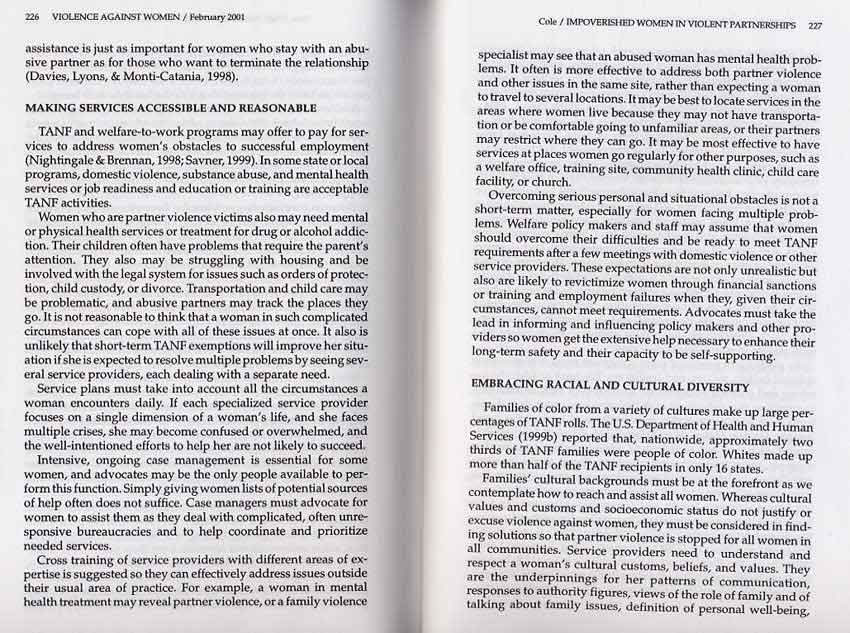
#> input picture TestImages/textscan.jpg, 850 x 633 px, found by its file name
$ python 'Testing Edge Detection.py'
#> lines starting #> are read from the running program, lines starting #| are printed output that depends on the picture; after the words box and inside, x2 and y2 are one past the last pixel; in counts of white or black regions, pixels touching at a corner belong together
__author__ = 'huangb3'
import cv2
import numpy as np

img1 = cv2.imread("TestImages/textscan.jpg")
#> img1 is the input picture: shape (633, 850, 3); mean B, G, R 203.3, 200.5, 202.3
#kernel = cv2.getStructuringElement(cv2.MORPH_CLOSE, (11, 11))

grayImg = cv2.cvtColor(img1, cv2.COLOR_BGR2GRAY)
kernel = np.ones((11,11),np.uint8)
grayImg = cv2.GaussianBlur(grayImg, (11, 11), 1)
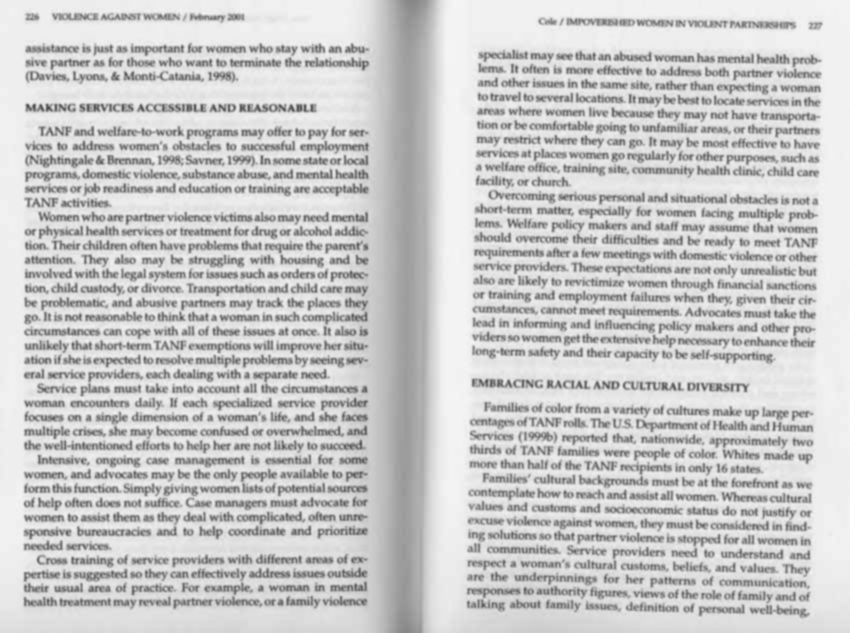
#> grayImg: shape (633, 850); min 74, max 246, mean 201.4
grayImg = cv2.erode(grayImg, kernel, iterations=1)
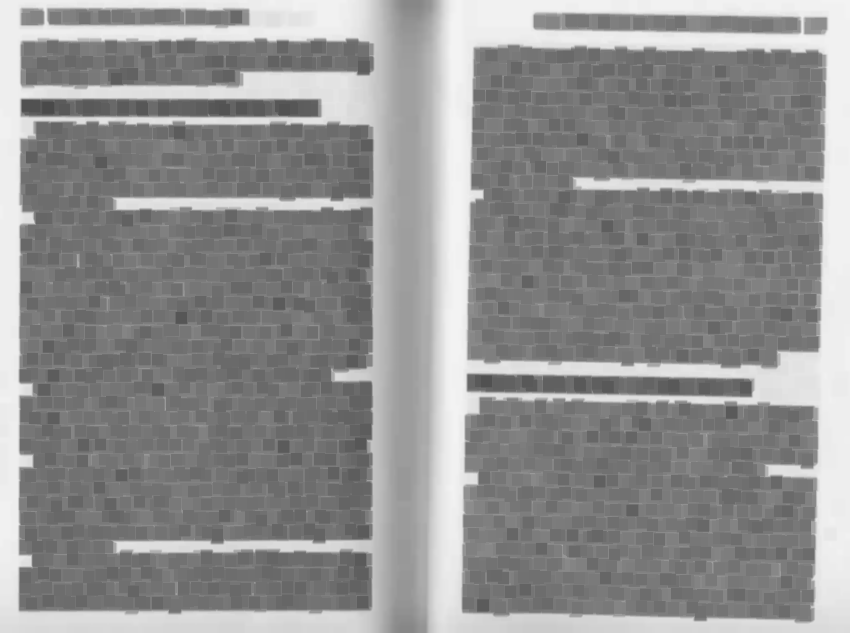
#> grayImg: shape (633, 850); min 74, max 243, mean 144.9
res, grayImg = cv2.threshold(grayImg, 150, 255, cv2.THRESH_BINARY)
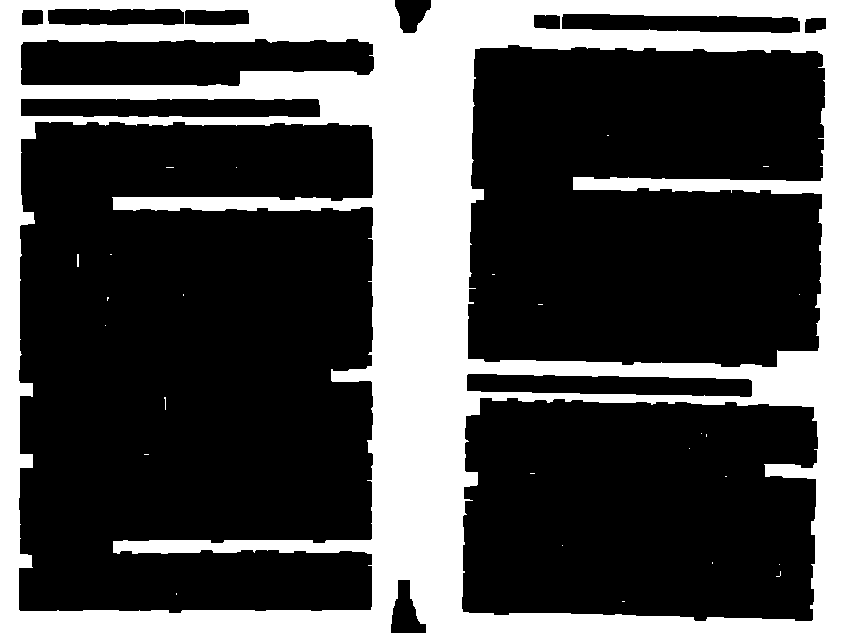
#> grayImg: shape (633, 850); 30.1% white; 26 white regions (24 under 20 px), largest, box (x1, y1, x2, y2) and area: (0, 0, 850, 633) 161892, (77, 254, 79, 267) 26

cannyImg = cv2.Canny(grayImg, 100, 200)
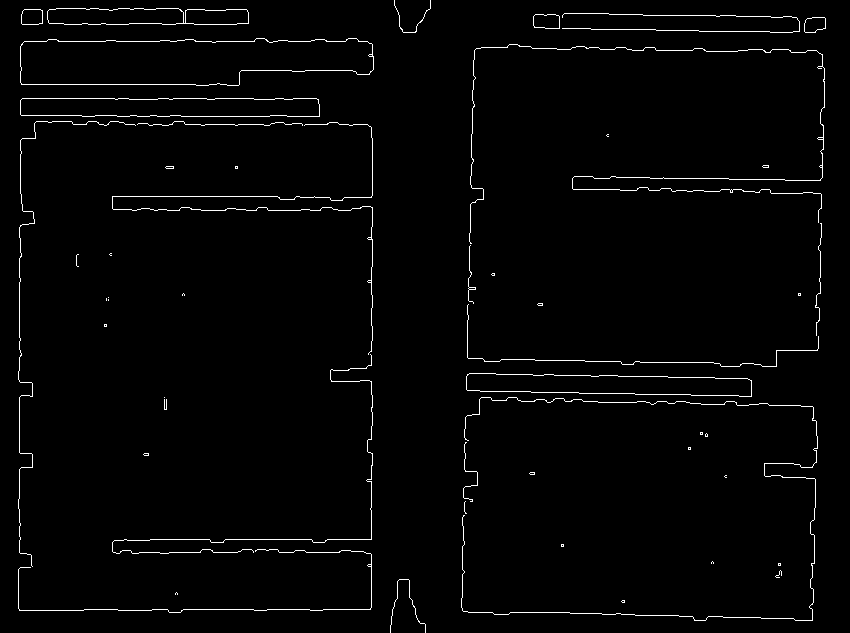
#> cannyImg: shape (633, 850); 1.8% white in thin lines or dots

lines = cv2.HoughLinesP(cannyImg, 1, np.pi/180,

                        threshold = 5,

                        minLineLength = 300, maxLineGap = 70)
#> lines = 17 rows, first 6: [501, 47, 818, 52], [372, 465, 372, 44], [19, 610, 19, 227], [813, 602, 823, 17], [286, 609, 812, 618], [462, 610, 471, 134]

for lineSet in lines:

    for line in lineSet:

        cv2.line(img1, (line[0], line[1]), (line[2], line[3]),

                 (255, 255, 0))
#> this loop made 17 passes
#> lineSet on passes 1 to 12: [[501, 47, 818, 52]], [[372, 465, 372, 44]], [[19, 610, 19, 227]], [[813, 602, 823, 17]], [[286, 609, 812, 618]], [[462, 610, 471, 134]], [[371, 607, 371, 43]], [[24, 41, 367, 41]], [[479, 400, 812, 406]], [[463, 611, 473, 60]], [[20, 567, 20, 46]], [[811, 620, 821, 29]]
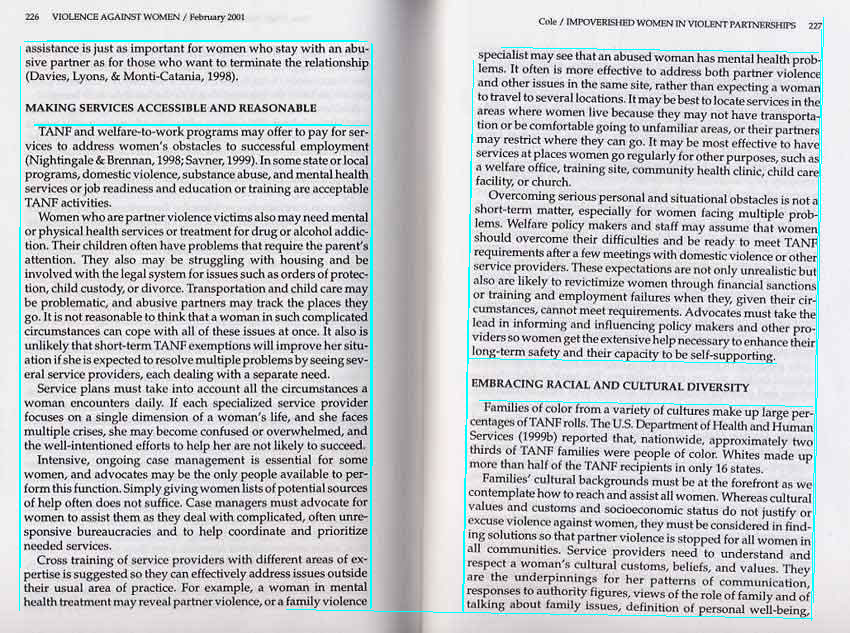
#> img1: shape (633, 850, 3); 1.33% of pixels changed, all inside (x1, y1, x2, y2) = (19, 17, 824, 621)
goodFeats = cv2.goodFeaturesToTrack(grayImg, 200, 0.455, 15)
#> goodFeats = 130 rows, first 8: [367, 440], [812, 420], [32, 396], [815, 307], [371, 565], [469, 288], [371, 281], [731, 190]

for x in goodFeats:
    cv2.circle(img1, (x[0,0],x[0,1]),3,(0,0,255),-1)
#> this loop made 130 passes
#> x on passes 1 to 12: [[367, 440]], [[812, 420]], [[32, 396]], [[815, 307]], [[371, 565]], [[469, 288]], [[371, 281]], [[731, 190]], [[822, 166]], [[823, 138]], [[184, 23]], [[164, 397]]
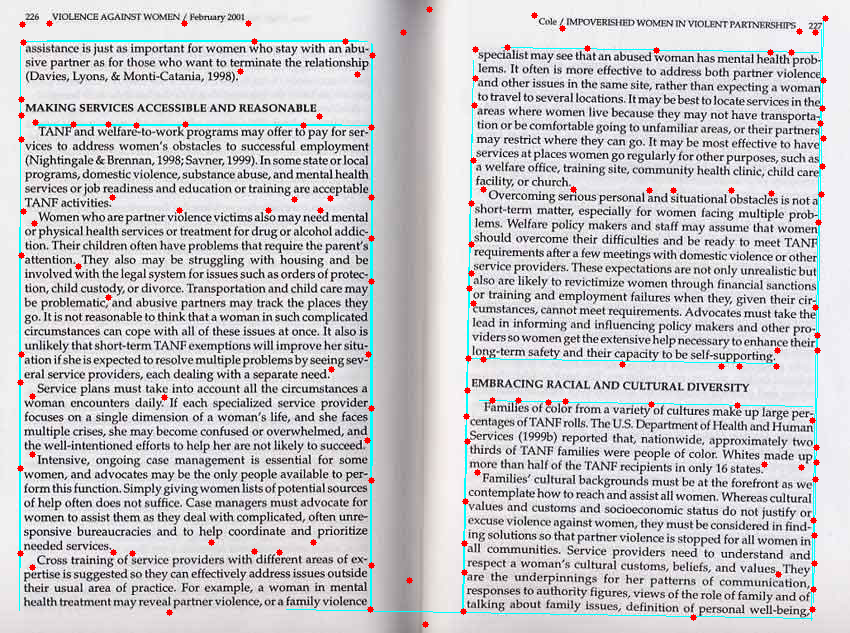
#> img1: shape (633, 850, 3); 0.7% of pixels changed, all inside (x1, y1, x2, y2) = (17, 6, 829, 628)
cv2.imshow("HoughLines", img1)
cv2.imshow("greyscale", grayImg)
cv2.waitKey(0)
